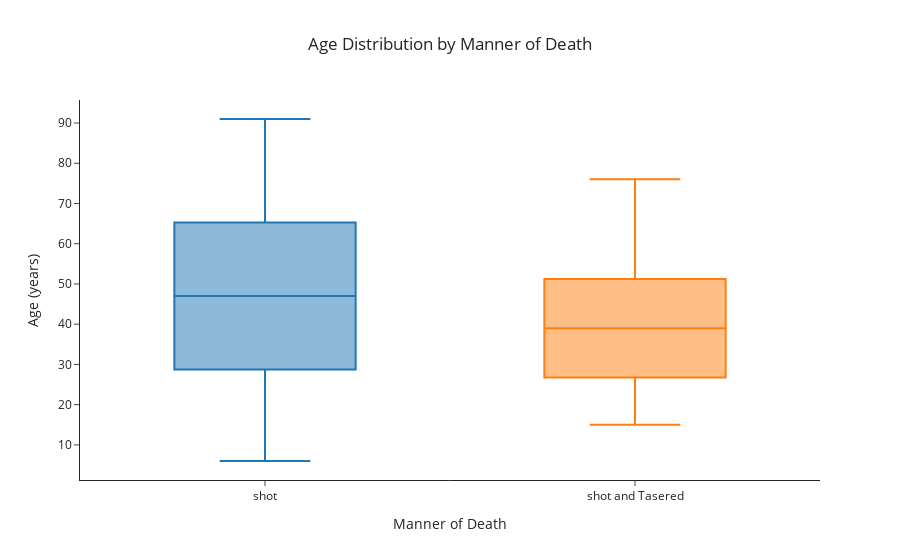

Source (notebook cell):
### Code cell
fig = px.box(
    df_manner_age,
    x='manner_of_death',
    y='age',
    color='manner_of_death',
    title='Age Distribution by Manner of Death',
    template='simple_white'
)

fig.update_layout(
    xaxis_title='Manner of Death',
    yaxis_title='Age (years)',
    showlegend=False,
    title_x=0.5,
    autosize=True
)

fig.show()

### Figure 1 — Plotly figure (JSON) as saved in the notebook; plotly's stock layout.template omitted (floating-point values rounded to 4 significant figures)
{"data": [{"alignmentgroup": "True", "hovertemplate": "manner_of_death=%{x}<br>age=%{y}<extra></extra>", "legendgroup": "shot", "marker": {"color": "#1F77B4"}, "name": "shot", "notched": false, "offsetgroup": "shot", "orientation": "v", "showlegend": true, "type": "box", "x": ["shot", "shot", "shot", "shot", "shot", "shot", "shot", "shot", "shot", "shot", "shot", "shot", "shot", "shot", "shot", "shot", "shot", "shot", "shot", "shot", "shot", "shot", "shot", "shot", "shot", "shot", "shot", "shot", "shot", "shot", "shot", "shot", "shot", "shot", "shot", "shot", "shot", "shot", "shot", "shot", "shot", "shot", "shot", "shot", "shot", "shot", "shot", "shot", "shot", "shot", "shot", "shot", "shot", "shot", "shot", "shot", "shot", "shot", "shot", "shot", "shot", "shot", "shot", "shot", "shot", "shot", "shot", "shot", "shot", "shot", "shot", "shot", "shot"], "x0": " ", "xaxis": "x", "y": [6, 12, 13, 14, 15, 16, 17, 18, 19, 20, 21, 22, 23, 24, 25, 26, 27, 28, 29, 30, 31, 32, 33, 34, 35, 36, 37, 38, 39, 40, 41, 42, 43, 44, 45, 46, 47, 48, 49, 50, 51, 52, 53, 54, 55, 56, 57, 58, 59, 60, 61, 62, 63, 64, 65, 66, 67, 68, 69, 70, 71, 72, 73, 74, 75, 76, 77, 79, 80, 82, 83, 86, 91], "y0": " ", "yaxis": "y"}, {"alignmentgroup": "True", "hovertemplate": "manner_of_death=%{x}<br>age=%{y}<extra></extra>", "legendgroup": "shot and Tasered", "marker": {"color": "#FF7F0E"}, "name": "shot and Tasered", "notched": false, "offsetgroup": "shot and Tasered", "orientation": "v", "showlegend": true, "type": "box", "x": ["shot and Tasered", "shot and Tasered", "shot and Tasered", "shot and Tasered", "shot and Tasered", "shot and Tasered", "shot and Tasered", "shot and Tasered", "shot and Tasered", "shot and Tasered", "shot and Tasered", "shot and Tasered", "shot and Tasered", "shot and Tasered", "shot and Tasered", "shot and Tasered", "shot and Tasered", "shot and Tasered", "shot and Tasered", "shot and Tasered", "shot and Tasered", "shot and Tasered", "shot and Tasered", "shot and Tasered", "shot and Tasered", "shot and Tasered", "shot and Tasered", "shot and Tasered", "shot and Tasered", "shot and Tasered", "shot and Tasered", "shot and Tasered", "shot and Tasered", "shot and Tasered", "shot and Tasered", "shot and Tasered", "shot and Tasered", "shot and Tasered", "shot and Tasered", "shot and Tasered", "shot and Tasered", "shot and Tasered", "shot and Tasered", "shot and Tasered", "shot and Tasered", "shot and Tasered", "shot and Tasered", "shot and Tasered", "shot and Tasered"], "x0": " ", "xaxis": "x", "y": [15, 16, 17, 18, 19, 20, 21, 22, 23, 24, 25, 26, 27, 28, 29, 30, 31, 32, 33, 34, 35, 36, 37, 38, 39, 40, 41, 42, 43, 44, 45, 46, 47, 48, 49, 50, 51, 52, 53, 54, 55, 56, 57, 58, 60, 63, 67, 70, 76], "y0": " ", "yaxis": "y"}], "layout": {"autosize": true, "boxmode": "overlay", "legend": {"title": {"text": "manner_of_death"}, "tracegroupgap": 0}, "showlegend": false, "title": {"text": "Age Distribution by Manner of Death", "x": 0.5}, "xaxis": {"anchor": "y", "categoryarray": ["shot", "shot and Tasered"], "categoryorder": "array", "domain": [0, 1], "title": {"text": "Manner of Death"}}, "yaxis": {"anchor": "x", "domain": [0, 1], "title": {"text": "Age (years)"}}}}
